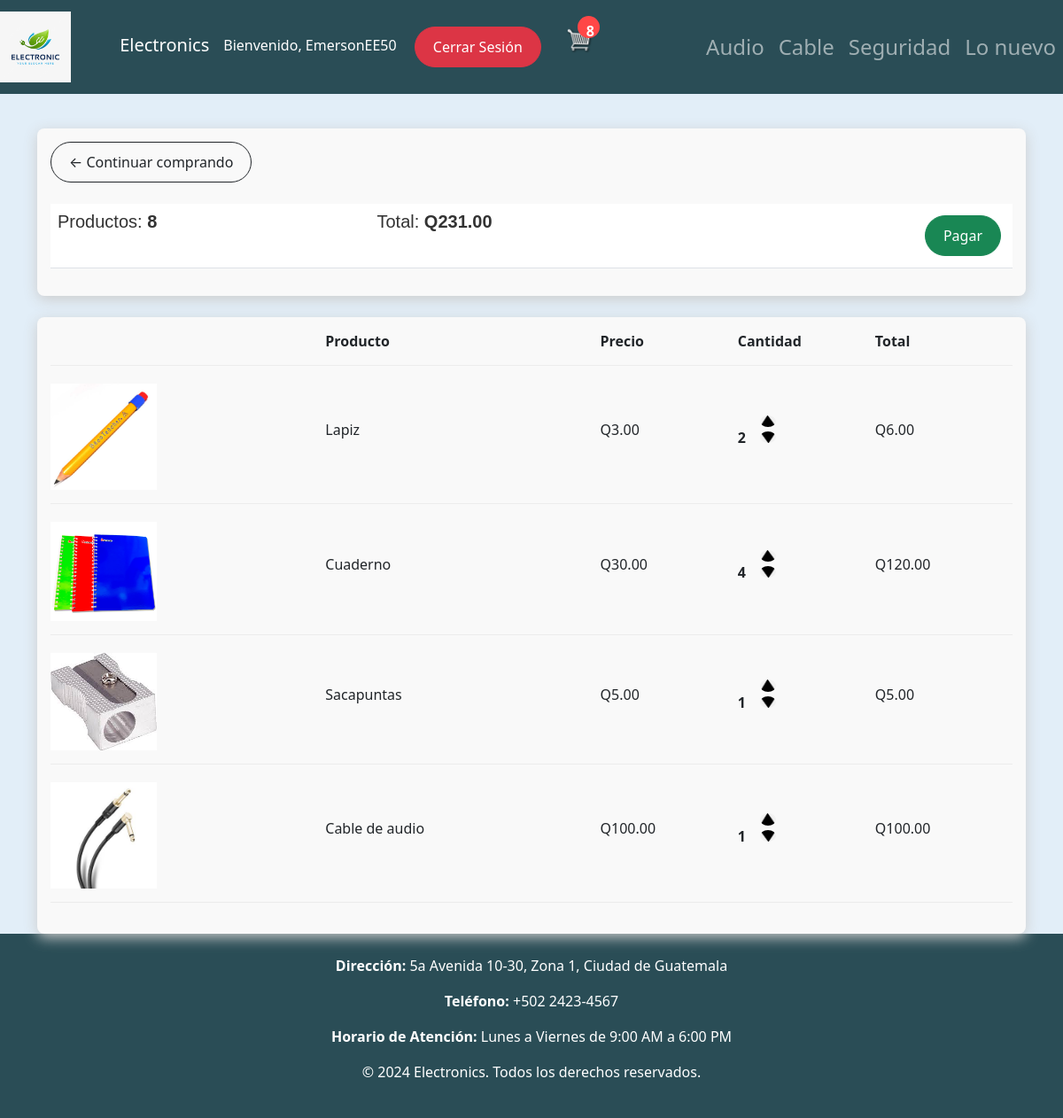
The page /cart/ (signed in) on the database its author committed.
### app/models.py (models this page shows, shortened)
class Order(models.Model):
    customer = models.ForeignKey(Customer, on_delete=models.SET_NULL, null=True, blank=True)
    date_ordered = models.DateTimeField(auto_now_add=True)
    complete = models.BooleanField(default=False, null=True, blank=True)
    transaction_id = models.CharField(max_length=200, null=True)
    @property
    def get_cart_total(self):
        orderitems = self.orderitem_set.all()
        total = sum([item.get_total for item in orderitems])
        return total
    @property
    def get_cart_items(self):
        orderitems = self.orderitem_set.all()
        total = sum([item.quantity for item in orderitems])
        return total

class OrderItem(models.Model):
    product = models.ForeignKey(Product, on_delete=models.SET_NULL, null=True, blank=True)
    order = models.ForeignKey(Order, on_delete=models.SET_NULL, null=True, blank=True)
    quantity = models.IntegerField(default=0, null=True, blank=True)
    date_added = models.DateTimeField(auto_now_add=True)
    @property
    def get_total(self):
        total = self.product.price * self.quantity
        return total

class Product(models.Model):
    name = models.CharField(max_length=200, null=True)
    price = models.FloatField()
    digital = models.BooleanField(default=False, null=True, blank=True)
    image = models.ImageField(null=True, blank=True)
    category = models.CharField(max_length=200, choices=CATEGORY_CHOICES, null=True)  # Categoría del producto
    @property
    def imageURL(self):
        try:
            url = self.image.url
        except:
            url = ''
        return url

### app/views.py (the view)
# urls.py: path('cart/', views.cart, name='Carrito'),
def cart(request):
    data = cartData(request)
    cartItems = data['cartItems']
    items = data['items']
    order = data['order']
    context = {'items':items, 'order':order,'cartItems':cartItems, }
    return render(request,'generales/cart.html',context)

### app/utils.py (called while the page is built)
def cartData(request):
    if request.user.is_authenticated:
        customer = request.user.customer
        order, created = Order.objects.get_or_create(customer=customer, complete=False)
        items = order.orderitem_set.all()
        cartItems = order.get_cart_items
    else:
        cookieData = cookieCart(request)
        cartItems = cookieData['cartItems']
        order = cookieData['order']
        items = cookieData['items']
    return {'items':items, 'order':order,'cartItems':cartItems }

### app/templates/generales/cart.html (shortened to what this page needs)
{% extends 'generales/main.html' %}
{% load static %}
{% block content %}
<div class="row">
    <div class="col-lg-12">
        <div class="box-element">
            <a  class="btn btn-outline-dark" href="{% url 'Tienda' %}">&#x2190; Continuar comprando</a>
            <br>
            <br>
            <table class="table">
                <tr>
                    <th><h5>Productos: <strong>{{order.get_cart_items}}</strong></h5></th>
                    <th><h5>Total:<strong> Q{{order.get_cart_total|floatformat:2}}</strong></h5></th>
                    <th>
                        <a  style="float:right; margin:5px;" class="btn btn-success" href="{% url 'Pago' %}">Pagar</a>
                    </th>
                </tr>
            </table>
        </div>
        <br>
        <div class="box-element">
            <div class="cart-row">
                <div style="flex:2"><strong>Producto</strong></div>
                <div style="flex:1"><strong>Precio</strong></div>
                <div style="flex:1"><strong>Cantidad</strong></div>
                <div style="flex:1"><strong>Total</strong></div>
            </div>
            {% for item in items %}
            <div class="cart-row">
                <div style="flex:2"><img class="row-image" src="{{item.product.imageURL}}"></div>
                <div style="flex:2"><p>{{item.product.name}}</p></div>
                <div style="flex:1"><p>Q{{item.product.price|floatformat:2}}</p></div>
                <div style="flex:1">
                    <p class="quantity">{{item.quantity}}</p>
                    <div class="quantity">
                        <img data-product="{{item.product.id}}" data-action="add" class="chg-quantity update-cart" src="{% static  'images/arriba.png' %}">
                        <img data-product="{{item.product.id}}" data-action="remove" class="chg-quantity update-cart" src="{% static  'images/abajo.png' %}">
                    </div>
                </div>
                <div style="flex:1"><p>Q{{item.get_total|floatformat:2}}</p></div>
            </div>
            {% endfor %}
        </div>
    </div>
</div>
{% endblock content %}

### app/templates/generales/main.html (shortened to what this page needs)
<!DOCTYPE html>
{% load static %}
<html>
<head>
  <link href="https://cdn.jsdelivr.net/npm/bootstrap@5.3.1/dist/css/bootstrap.min.css" rel="stylesheet"
>
  <link rel="stylesheet" type="text/css" href="{% static 'css/main.css' %}">
</head>
<body>
  <nav class="navbar navbar-expand-lg navbar-dark bg-dark">
    <a class="navbar-brand" href="{% url 'Tienda' %}">
      <img src="{% static 'images/logo.jpg' %}" alt="Logo" style="height: 80px; margin-right: 50px;">
      Electronics
    </a>
    <div class="collapse navbar-collapse" id="navbarNav">
      <div class="d-flex">
        <div class="form-inline my-2 my-lg-0">
          {% if user.is_authenticated %}
          <span class="navbar-text text-white me-3">Bienvenido, {{ user.username }}</span>
          <a href="{% url 'logout' %}" class="btn btn-danger">Cerrar Sesión</a>
          {% else %}
          <a href="#" class="btn btn-warning" data-bs-toggle="modal" data-bs-target="#loginModal">Iniciar sesión</a>
          {% endif %}
        </div>
        <div class="cart-container ms-2">
          <div id="cart-total" class="text-center cart-number">{{ cartItems }}</div>
          <a href="{% url 'Carrito' %}">
            <img id="cart-icon" src="{% static 'images/carrito.png' %}" alt="Carrito de compras">
          </a>
        </div>
      </div>
      <ul class="navbar-nav ms-auto">
        <li class="nav-item">
          <a class="nav-link  fs-4" href="{% url 'productos_categoria' 'audio' %}">Audio</a>
        </li>
        <li class="nav-item">
          <a class="nav-link fs-4" href="{% url 'productos_categoria' 'cable' %}">Cable</a>
        </li>
        <li class="nav-item">
          <a class="nav-link fs-4" href="{% url 'productos_categoria' 'seguridad' %}">Seguridad</a>
        </li>
        <li class="nav-item">
          <a class="nav-link fs-4" href="{% url 'productos_categoria' 'lo_nuevo' %}">Lo nuevo</a>
        </li>
      </ul>
    </div>
  </nav>
  <br />
  <div class="container">
    {% block content %}
    {% endblock content %}
  </div>
 <footer class="bg-dark text-white text-center py-4">
  <div class="container">
    <p><strong>Dirección:</strong> 5a Avenida 10-30, Zona 1, Ciudad de Guatemala</p>
    <p><strong>Teléfono:</strong> +502 2423-4567</p>
    <p><strong>Horario de Atención:</strong> Lunes a Viernes de 9:00 AM a 6:00 PM</p>
  </div>
  <p>&copy; 2024 Electronics. Todos los derechos reservados.</p>
</footer>
</body>
</html>

### statics/css/main.css (style rules this page uses)
body { background-color: hsl(207, 60%, 93%); }
h1,h2,h3,h4,h5,h6 { color: hsl(0, 0%, 20%); font-family: 'Arial', sans-serif; }
.box-element { box-shadow: hsl(0, 0%, 80%) 0 4px 16px; background-color: #f9f9f9; border-radius: 8px; padding: 15px; }
.cart-container { display: inline-block; position: relative; }
.cart-number { position: absolute; top: -12px; right: -8px; background: #ff4747; color: white; padding: 5px 10px; border-radius: 50%; font-weight: bold; font-size: 16px; }
.bg-dark { background-color: #2a4d56 !important; }
#cart-icon { width: 30px; display: inline-block; margin-left: 20px; }
#cart-total { display: block; text-align: center; color: #fff; background-color: #ff4747; width: 25px; height: 25px; border-radius: 50%; font-size: 16px; }
.col-lg-4, .col-lg-6, .col-lg-8, .col-lg-12 { margin-top: 15px; }
.btn { border-radius: 50px; padding: 10px 20px; font-size: 16px; transition: all 0.2s ease; }
.row-image { width: 120px; }
.cart-row { display: flex; align-items: center; padding-bottom: 15px; margin-bottom: 20px; border-bottom: 1px solid #ececec; }
.quantity { display: inline-block; font-weight: 700; padding-right: 12px; }
.chg-quantity { width: 18px; cursor: pointer; display: block; margin-top: 5px; transition: 0.2s; background-color: #f2f2f2; border-radius: 50%; text-align: center; }

### rows shown on the page
Order: get_cart_items "8", get_cart_total "231.00"
OrderItem: product.imageURL (picture), product.name "Lapiz", product.price "3.00", quantity "2", get_total "6.00"
OrderItem: product.imageURL (picture), product.name "Cuaderno", product.price "30.00", quantity "4", get_total "120.00"
OrderItem: product.imageURL (picture), product.name "Sacapuntas", product.price "5.00", quantity "1", get_total "5.00"
OrderItem: product.imageURL (picture), product.name "Cable de audio", product.price "100.00", quantity "1", get_total "100.00"

### other values the page prints
{{ user.username }} "EmersonEE50"
{{ cartItems }} "8"
